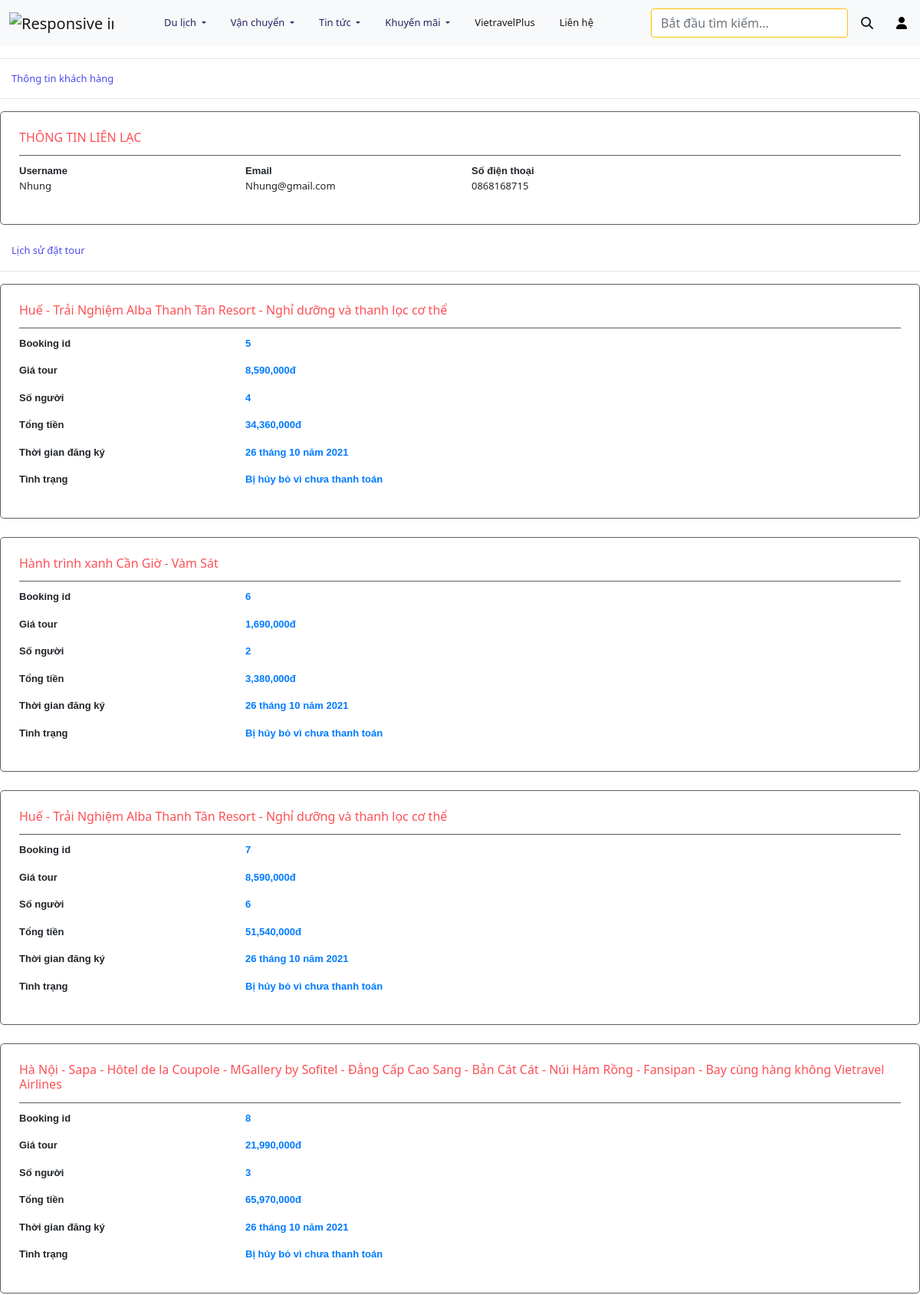
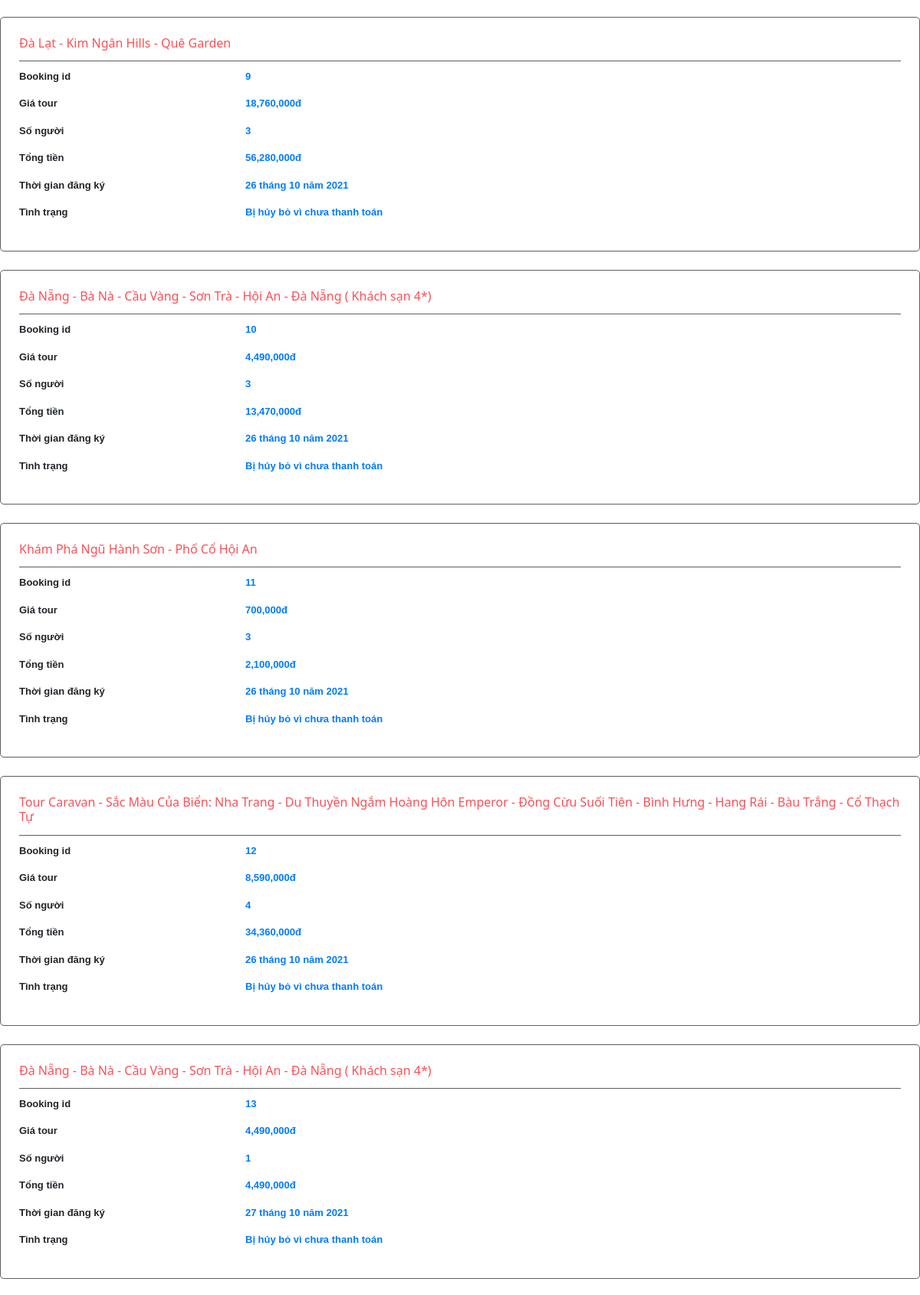
The page /history.php?customer_id=1 (upper part) on the database its author committed (2 pictures, top to bottom).
### tables this page shows
CREATE TABLE `customers` (
  `customer_id` int(11) NOT NULL,
  `user_name` varchar(50) NOT NULL,
  `password` varchar(255) NOT NULL,
  `email` varchar(50) NOT NULL,
  `birthday` datetime NOT NULL,
  `phone_number` varchar(10) NOT NULL,
  `name` varchar(50) NOT NULL,
  `gender` int(1) NOT NULL,
  `status` int(1) NOT NULL,
  `code` varchar(255) NOT NULL,
  `is_admin` int(10) NOT NULL,
  `date_created` datetime NOT NULL DEFAULT current_timestamp()
);

CREATE TABLE `orders` (
  `order_id` int(50) NOT NULL,
  `customer_id` int(50) NOT NULL,
  `tour_id` int(50) NOT NULL,
  `start_time` date NOT NULL,
  `people` int(10) NOT NULL,
  `validation` int(1) NOT NULL,
  `payment` int(1) NOT NULL,
  `date_created` datetime NOT NULL DEFAULT current_timestamp()
);

CREATE TABLE `tours` (
  `tour_id` int(11) NOT NULL,
  `tour_name` varchar(255) NOT NULL,
  `description` varchar(5000) DEFAULT NULL,
  `places` varchar(500) NOT NULL,
  `day_count` int(11) NOT NULL,
  `res_id` int(11) DEFAULT NULL,
  `hotel_id` int(11) DEFAULT NULL,
  `price_per_person` int(11) NOT NULL,
  `image_1` varchar(255) NOT NULL,
  `image_2` varchar(255) NOT NULL,
  `image_3` varchar(255) NOT NULL,
  `image_4` varchar(255) NOT NULL,
  `city_id` int(11) NOT NULL,
  `tour_guide_id` int(11) DEFAULT NULL,
  `tour_type_id` int(10) NOT NULL,
  `tour_rank_id` int(10) NOT NULL,
  `travel_schedule` text DEFAULT NULL,
  `max` int(11) NOT NULL DEFAULT 6
);

### config/database-function.php (called while the page is built, shortened)
<?php
    require_once('database-connection.php');
    function simpleQuery($sql, bool $isGet = true, $params = []){
        global $conn;
        $stmt = $conn -> prepare($sql);
        if(count($params) > 0){
            $types = '';
            foreach($params as $v){
                if(is_int($v)){
                    $types = $types.'i';
                }else if(is_double($v)){
                    $types = $types.'d';
                }else{
                    $types = $types.'s';
                }
            }
            $values = array_values($params);
            $stmt -> bind_param($types, ...$values);
        }
        $stmt -> execute();
        if($isGet){
            $record = $stmt -> get_result() -> fetch_all(MYSQLI_ASSOC);
            return $record;
        }else{
            return $stmt;
        }
    }
?>

### history.php (the view, shortened to what this page needs)
<?php
    $orders = null;
    $customer = null;
    if(isset($_GET)){
        if(isset($_GET["customer_id"]) && $_GET["customer_id"] != null){
            $sql = "select * from tours, orders where orders.tour_id = tours.tour_id and orders.customer_id = ?";
            $orders = simpleQuery($sql, 1, [$_GET["customer_id"]]);
            $sql = "select * from customers where customer_id = ?";
            $customer = simpleQuery($sql, 1, [$_GET["customer_id"]])[0];
        }else{
            header("location: error.php");
        }
    }else{
        header("location: error.php");
    }
    require('templates/header.php');
?>
<div class="mr-auto ml-auto" style="max-width: 1300px">
    <hr>
    <div class="col-12 mt-2">
        <span href="#" style="color:#4D4AEF; font-weight: 500;">Thông tin khách hàng</span>
    </div>
    <hr>
    <div class="h-booking-detail p-4 mb-4">
        <div class="h-heading">
            <h6 class="fw-bold">THÔNG TIN LIÊN LẠC</h6>
        </div>
        <div class="row">
            <?php
                echo '
                    <div class="col-4 col-md-3">
                        <span class="h-label">Username</span>
                        <p class="info">'.$customer["user_name"].'</p>
                    </div>
                    <div class="col-md-3 col-4">
                        <span class="h-label">Email</span>
                        <p class="info">'.$customer["email"].'</p>
                    </div>
                    <div class="col-md-6 col-4">
                        <span class="h-label">Số điện thoại</span>
                        <p class="info">'.$customer["phone_number"].'</p>
                    </div>
                ';
            ?>
        </div>
    </div>
    <div class="col-12 mt-2">
        <span href="#" style="color:#4D4AEF; font-weight: 500;">Lịch sử đặt tour</span>
    </div>
    <hr>
    <?php
        foreach($orders as $order){
            $date = date_create($order["date_created"]);
            $day = date_format($date, "d");
            $month = date_format($date, "m");
            $year = date_format($date, "Y");
            echo '
                <div class="h-booking-detail p-4 mb-4">
                    <div class="h-heading">
                        <h6 class="fw-bold ">'.$order["tour_name"].'</h6>
                    </div>
                    <div class="row item">
                        <div class="col-md-3 col-12 h-label">Booking id</div>
                        <div class="col-md-9 col-12 h-text">
                            <span class="text-primary fw-bold">'.$order['order_id'].'</span>
                        </div>
                    </div>
                    <div class="row item">
                        <div class="col-md-3 col-12 h-label">Giá tour</div>
                        <div class="col-md-9 col-12 h-text">
                            <span class="text-primary fw-bold">'.number_format($order["price_per_person"], 0, "", ",").'đ</span>
                        </div>
                    </div>
                    <div class="row item">
                        <div class="col-md-3 col-12 h-label">Số người</div>
                        <div class="col-md-9 col-12 h-text">
                            <span class="text-primary fw-bold">'.$order["people"].'</span>
                        </div>
                    </div>
                    <div class="row item">
                        <div class="col-md-3 col-12 h-label">Tổng tiền</div>
                        <div class="col-md-9 col-12 h-text">
                            <span class="text-primary fw-bold">'.number_format((int) $order["price_per_person"] * (int) $order["people"], 0, "", ",").'đ</span>
                        </div>
                    </div>
                    <div class="row item">
                        <div class="col-md-3 col-12 h-label">Thời gian đăng ký</div>
                        <div class="col-md-9 col-12 h-text">
                            <span class="text-primary fw-bold">'."$day tháng $month năm $year".'</span>
                        </div>
                    </div>
                    <div class="row item">
                        <div class="col-md-3 col-12 h-label">Tình trạng</div>
                        <div class="col-md-9 col-12 h-text">
                            <span class="text-primary fw-bold">';
                                if($order["validation"] == 0){
                                    echo "Đang chờ mytour xử lý";
                                }else if($order["validation"] == 2){
                                    echo "Đã bị mytour hủy";
                                }else{
                                    if($order["payment"] == 0){
                                        echo "Chưa thanh toán";
                                    }else if($order["payment"] == 1){
                                        echo "Đã thanh toán";
                                    }else{
                                        echo "Bị hủy bỏ vì chưa thanh toán";
                                    }
                                }
                            echo '</span>
                        </div>
                    </div>
                </div>
            ';
        }
    ?>
</div>
<?php
  include('templates/footer.php')
?>

### content/index.css (style rules this page uses)
body { padding: 0; margin: 0; box-sizing: border-box; }
.h-booking-detail { border: 1px solid #5d5d5d; border-radius: 5px; }
.h-heading { color: #fd5056; padding: 0px 0px 5px 0px; border-bottom: 1px solid #5d5d5d; margin-bottom: 10px; }
.h-label { font-family: mulish,sans-serif; font-weight: 700; margin-bottom: 16px; font-size: 13px; }
.h-text { font-family: mulish,sans-serif; font-weight: 700; margin-bottom: 16px; font-size: 13px; }

### css/style.css (style rules this page uses)
:root { --bs-blue: #0d6efd; --bs-indigo: #6610f2; --bs-purple: #6f42c1; --bs-pink: #d63384; --bs-red: #dc3545; --bs-orange: #fd7e14; --bs-yellow: #ffc107; --bs-green: #198754; --bs-teal: #20c997; --bs-cyan: #0dcaf0; --bs-white: #fff; --bs-gray: #6c757d; --bs-gray-dark: #343a40; --bs-primary: #fd5056; --bs-secondary: #2d4271; --bs-success: #198754; --bs-info: #0dcaf0; --bs-warning: #ffc107; --bs-danger: #dc3545; --bs-light: #f8f9fa; --bs-dark: #212529; --bs-font-sans-serif: system-ui, -apple-system, "Segoe UI", Roboto, "Helvetica Neue", Arial, "Noto Sans", "Liberation Sans", sans-serif, "Apple Color Emoji", "Segoe UI Emoji", "Segoe UI Symbol", "Noto Color Emoji"; --bs-font-monospace: SFMono-Regular, Menlo, Monaco, Consolas, "Liberation Mono", "Courier New", monospace; --bs-gradient: linear-gradient( 180deg, rgba(255, 255, 255, 0.15), rgba(255, 255, 255, 0) ); --ui-icon-size-xs: 26px; --ui-icon-size-sm: 31px; --ui-icon-size-md: 39px; --ui-icon-size-lg: 47px; }
body { margin: 0; font-family: var(--bs-font-sans-serif); font-size: 13px; font-weight: 400; line-height: 1.5; color: #212529; background-color: #fff; -webkit-text-size-adjust: 100%; -webkit-tap-highlight-color: transparent; }

### rows shown on the page
customers: user_name "Nhung", email "Nhung@gmail.com", phone_number "0868168715"
orders: tour.tour_name "Huế - Trải Nghiệm Alba Thanh Tân Resort - Nghỉ dưỡng và thanh lọc cơ thể", order_id "5", tour.price_per_person "8,590,000", people "4", (int) $order["price_per_person"] * (int) $order["people"] "34,360,000", date_created "26", date_created "10", date_created "2021", validation "Bị hủy bỏ vì chưa thanh toán"
orders: tour.tour_name "Hành trình xanh Cần Giờ - Vàm Sát", order_id "6", tour.price_per_person "1,690,000", people "2", (int) $order["price_per_person"] * (int) $order["people"] "3,380,000", date_created "26", date_created "10", date_created "2021", validation "Bị hủy bỏ vì chưa thanh toán"
orders: tour.tour_name "Huế - Trải Nghiệm Alba Thanh Tân Resort - Nghỉ dưỡng và thanh lọc cơ thể", order_id "7", tour.price_per_person "8,590,000", people "6", (int) $order["price_per_person"] * (int) $order["people"] "51,540,000", date_created "26", date_created "10", date_created "2021", validation "Bị hủy bỏ vì chưa thanh toán"
orders: tour.tour_name "Hà Nội - Sapa - Hôtel de la Coupole - MGallery by Sofitel - Đẳng Cấp Cao Sang - Bản Cát Cát - Núi Hàm Rồng - Fansipan - Bay cùng hàng không Vietravel Airlines", order_id "8", tour.price_per_person "21,990,000", people "3", (int) $order["price_per_person"] * (int) $order["people"] "65,970,000", date_created "26", date_created "10", date_created "2021", validation "Bị hủy bỏ vì chưa thanh toán"
orders: tour.tour_name "Đà Lạt - Kim Ngân Hills - Quê Garden", order_id "9", tour.price_per_person "18,760,000", people "3", (int) $order["price_per_person"] * (int) $order["people"] "56,280,000", date_created "26", date_created "10", date_created "2021", validation "Bị hủy bỏ vì chưa thanh toán"
orders: tour.tour_name "Đà Nẵng - Bà Nà - Cầu Vàng - Sơn Trà - Hội An - Đà Nẵng ( Khách sạn 4*)", order_id "10", tour.price_per_person "4,490,000", people "3", (int) $order["price_per_person"] * (int) $order["people"] "13,470,000", date_created "26", date_created "10", date_created "2021", validation "Bị hủy bỏ vì chưa thanh toán"
orders: tour.tour_name "Khám Phá Ngũ Hành Sơn - Phố Cổ Hội An", order_id "11", tour.price_per_person "700,000", people "3", (int) $order["price_per_person"] * (int) $order["people"] "2,100,000", date_created "26", date_created "10", date_created "2021", validation "Bị hủy bỏ vì chưa thanh toán"
orders: tour.tour_name "Tour Caravan - Sắc Màu Của Biển: Nha Trang - Du Thuyền Ngắm Hoàng Hôn Emperor - Đồng Cừu Suối Tiên - Bình Hưng - Hang Rái - Bàu Trắng - Cổ Thạch Tự", order_id "12", tour.price_per_person "8,590,000", people "4", (int) $order["price_per_person"] * (int) $order["people"] "34,360,000", date_created "26", date_created "10", date_created "2021", validation "Bị hủy bỏ vì chưa thanh toán"
orders: tour.tour_name "Đà Nẵng - Bà Nà - Cầu Vàng - Sơn Trà - Hội An - Đà Nẵng ( Khách sạn 4*)", order_id "13", tour.price_per_person "4,490,000", people "1", (int) $order["price_per_person"] * (int) $order["people"] "4,490,000", date_created "27", date_created "10", date_created "2021", validation "Bị hủy bỏ vì chưa thanh toán"
